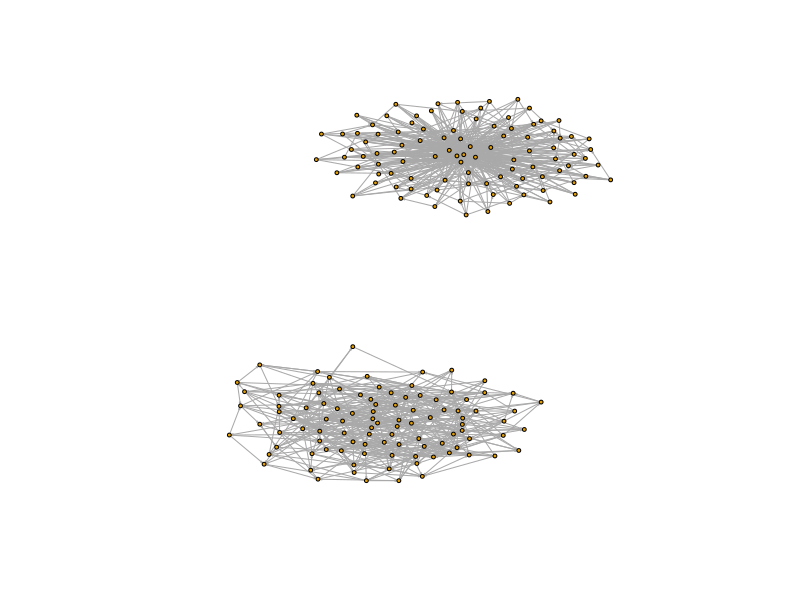
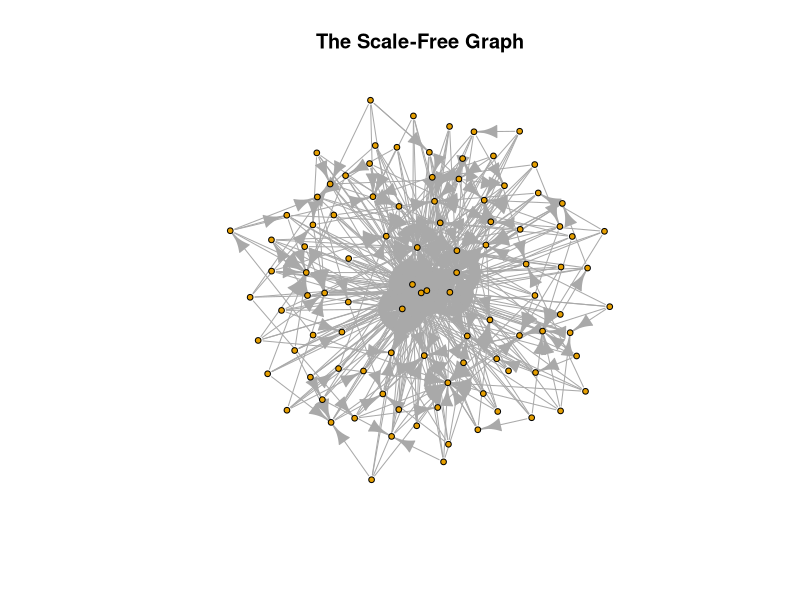
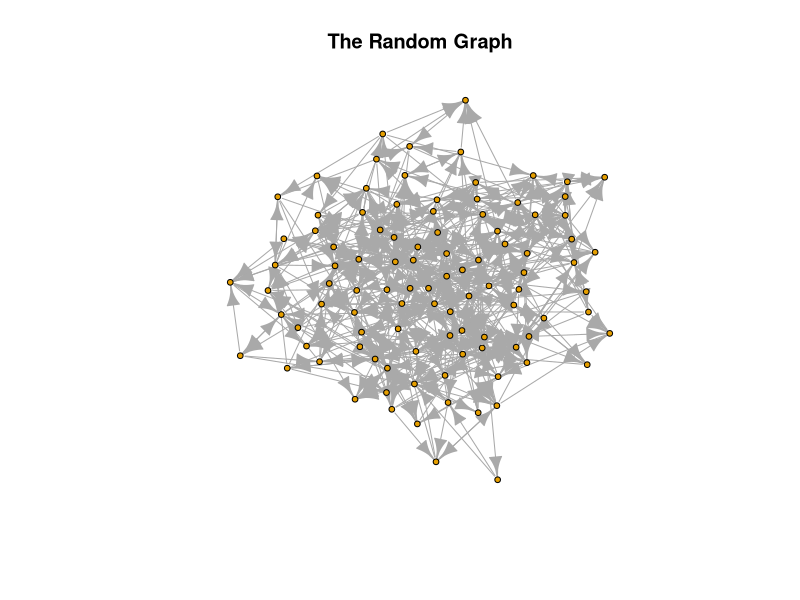

Source code (R) for these figures, in order: (Note: this script raises an error after producing the figures.)
## ---- chunk 1
library(igraph)

g1 <- barabasi.game(100, 1, 5) # Generate a scale-free network
V(g1)$name <- as.character(1:100)

g2 <- erdos.renyi.game(100, graph.density(g1), directed = TRUE)
V(g2)$name <- as.character(101:200)

g3 <- graph.union(g1, g2, byname = TRUE) # The ?graph.union function combines two networks. 

plot(g3, vertex.label = NA, vertex.size=2, edge.arrow.size = .1) # Two distinct networks in a single plot
## ---- chunk 2
component_list <- decompose.graph(g3, mode = "weak")
component_list
## ---- chunk 3
plot(component_list[[1]], main = "The Scale-Free Graph", vertex.label = NA, vertex.size = 3)
plot(component_list[[2]], main = "The Random Graph", vertex.label = NA, vertex.size = 3)
## ---- chunk 4
clique_out <- cliques(g1)
length(clique_out)
## ---- chunk 5
clique_four <- cliques(g1, min = 4, max = 4)
length(clique_four)/length(clique_out)
## ---- chunk 6
communityMulti <- multilevel.community(g4)
## ---- chunk 7
communityWalk <- walktrap.community(g2)
communityEB <- edge.betweenness.community(g2)
communityInfo <- infomap.community(g2)
## ---- chunk 8
communityMultiGroup <- by(seq_along(communityMulti$membership), communityMulti$membership, invisible)
communityMultiGroup
## ---- chunk 9
plot(g4, vertex.size = 3, vertex.label = NA, mark.groups = communityMultiGroup)
## ---- chunk 10
V(g4)$color <- communityMulti$membership
plot(g4, vertex.size = 3, vertex.label = NA)
## ---- chunk 11
communityMulti <- multilevel.community(g4)
communityMulti$modularity
## ---- chunk 12
modularity(communityWalk) # We can use the modularity() function on a group detection output.
